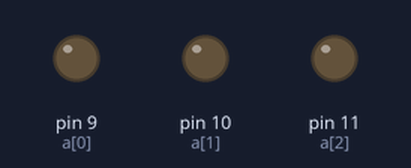
Bench run of a sketch on a simulated Arduino Uno, built with avr-gcc and run on an emulated ATmega328P. On the bench: output pins drawn as LEDs (lit = HIGH).

Above: at 3.0 s.
At 7.0 s:
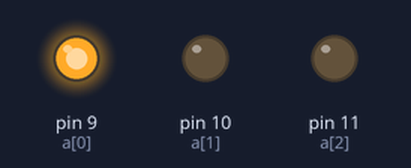
At 9.0 s:
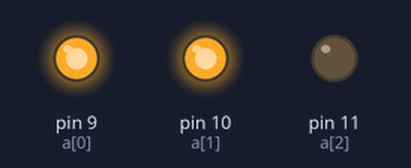
At 11.0 s:
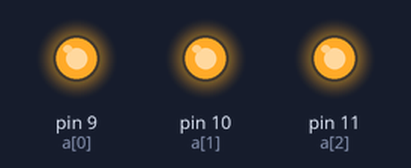
At 13.0 s:
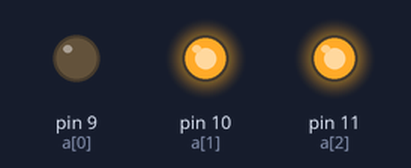
Timing chart, 0 to 15.6 s (numbered marks = the images above):
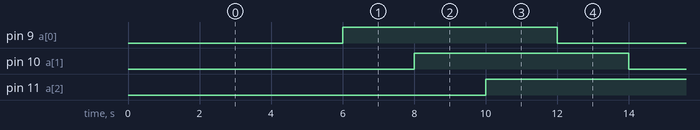

Measured:
- by itself, pin 9 (a[0]), pin 10 (a[1]), pin 11 (a[2]): alternates HIGH for 6.0 s and LOW for 6.0 s
- by itself, everything shown: repeats every 12.0 s, in 6 steps

The sketch:

task6.ino
```cpp
void setup() {
  // put your setup code here, to run once:
  pinMode(9,OUTPUT);
pinMode(10,OUTPUT);
pinMode(11,OUTPUT);

}

void loop() {
  // put your main code here, to run repeatedly:
  int a[3]={9,10,11};
  for(int i=0;i<2;i++)
  {
    for(int j=0;j<3;j++)
   {
    digitalWrite(a[j],i);
    delay(2000);
  }
  }
}
```
